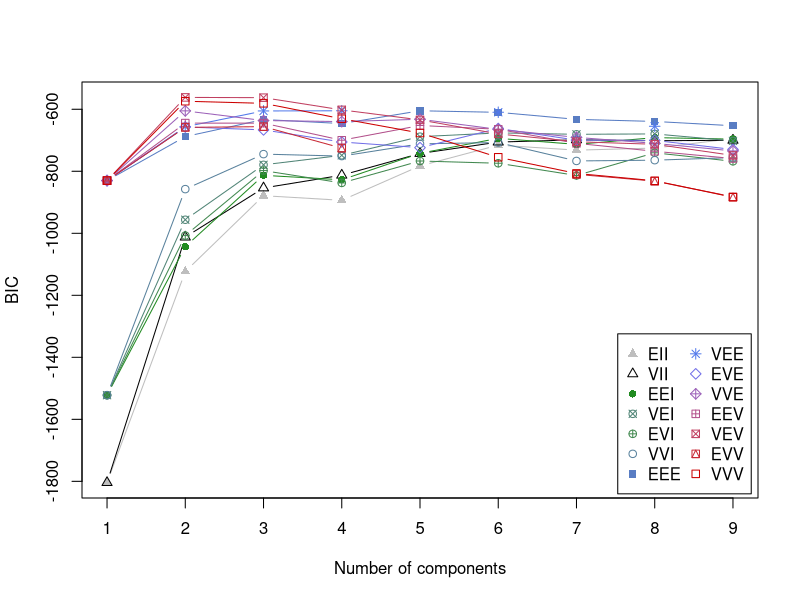
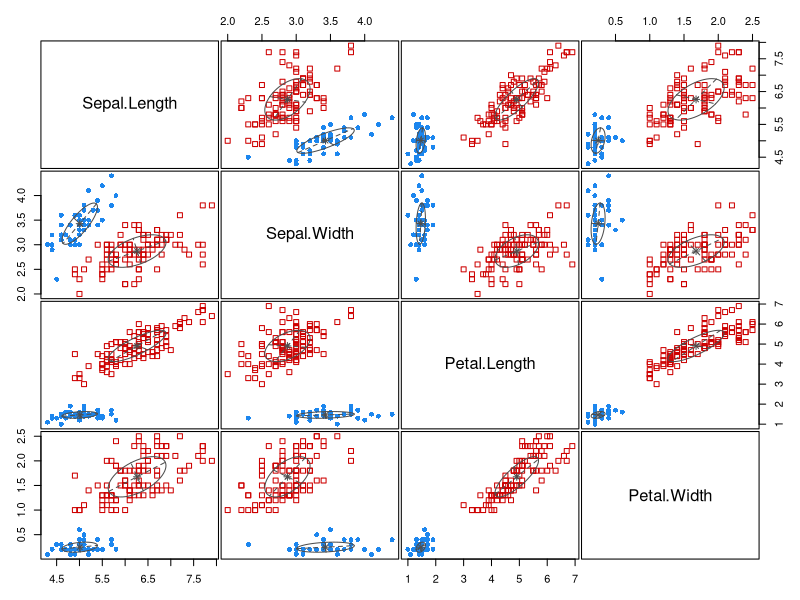
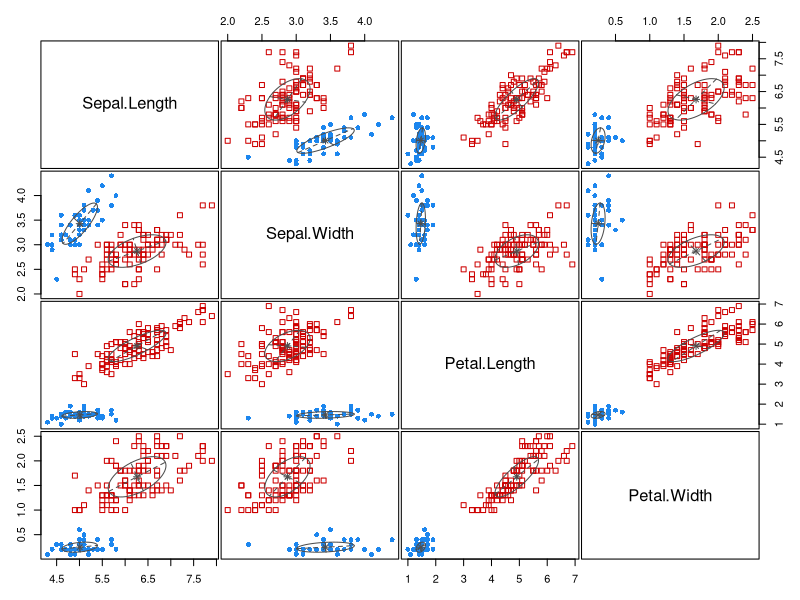
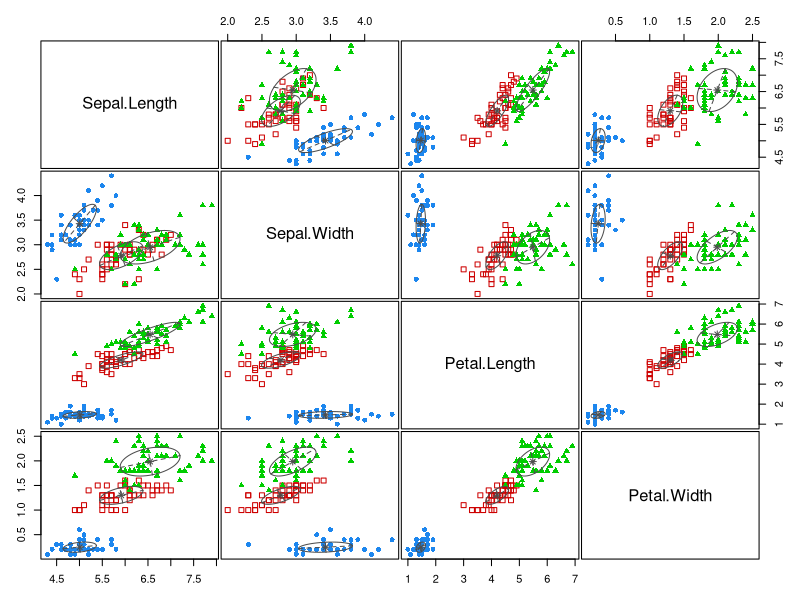

These figures' R source, in order: (Note: this script raises an error after producing the figures.)
# Iris data
library(mclust)
mod1 = Mclust(iris[,-5])
summary(mod1)

plot(mod1,  what = c("BIC", "classification"))

mod2 = Mclust(iris[,-5])
summary(mod2)
plot(mod2,  what = c("classification"))
table(iris[,5],map(mod2$z))

mod2a = Mclust(iris[,-5],3:3)
summary(mod2a)
plot(mod2a,  what = c("classification"))
table(iris[,5],map(mod2a$z))

# Coffee data
data(coffee,package="pgmm")
mod3 = Mclust(coffee[,-c(1,2)])
summary(mod3)

plot(mod3,  what = c("classification"))

table(coffee[,1],map(mod3$z))->tab3
tab3

library(e1071)
classAgreement(tab3)

plot(coffee[,c(9,10)],col=map(mod3$z),pch=coffee[,1])

# This one, i.e., the wine data, might take a little bit of time... 
data(wine,package="gclus")
mod4 = Mclust(wine[,-1])
summary(mod4)

plot(mod4,  what = c("classification"))


table(wine[,1],map(mod4$z))->tab4
tab4

classAgreement(tab4)
